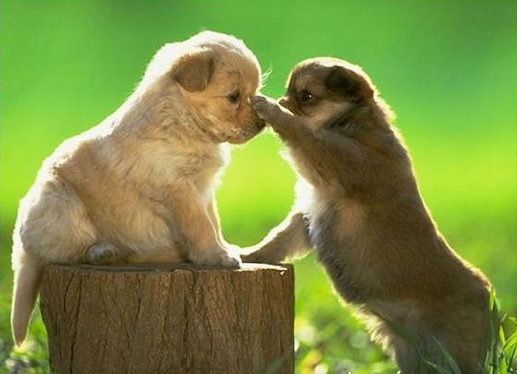
//> input picture opencv/opencv20230826/7几何变换/实现图像的仿射变换/dog.png, 517 x 374 px
$ ./test   (built with g++ and OpenCV 4)
//> lines starting //> are read from the running program, lines starting //| are printed output that depends on the picture
#include <iostream>
#include <opencv2/core.hpp>
#include <opencv2/highgui.hpp>
#include <opencv2/imgproc.hpp>

using namespace std;
using namespace cv;


//全局变量
String src_windowName = "原图像";
String warp_windowName = "仿射变换";
String warp_rotate_windowName = "仿射旋转变换";
String rotate_windowName = "图像旋转";

int main()
{
	Point2f srcTri[3];
	Point2f dstTri[3];

	Mat rot_mat(2, 3, CV_32FC1);
	Mat warp_mat(2, 3, CV_32FC1);
	Mat srcImage, warp_dstImage, warp_rotate_dstImage, rotate_dstImage;

	//加载图像
	srcImage = imread("dog.png");
//> srcImage is the input picture: 374 rows x 517 cols, CV_8UC3; mean B, G, R 66, 140.5, 122.2

	//判断文件是否加载成功
	if (srcImage.empty())
	{
		cout << "图像加载失败!" << endl;
		return -1;
	}
	else
		cout << "图像加载成功!" << endl << endl;

	//创建仿射变换目标图像与原图像尺寸类型相同
	warp_dstImage = Mat::zeros(srcImage.rows, srcImage.cols, srcImage.type());

	//设置三个点来计算仿射变换
	srcTri[0] = Point2f(0, 0);
	srcTri[1] = Point2f(srcImage.cols - 1, 0);
	srcTri[2] = Point2f(0, srcImage.rows - 1);

	dstTri[0] = Point2f(srcImage.cols * 0.0, srcImage.rows * 0.33);
	dstTri[1] = Point2f(srcImage.cols * 0.85, srcImage.rows * 0.25);
	dstTri[2] = Point2f(srcImage.cols * 0.15, srcImage.rows * 0.7);

	//计算仿射变换矩阵
	warp_mat = getAffineTransform(srcTri, dstTri);

	//对加载图形进行仿射变换操作
	warpAffine(srcImage, warp_dstImage, warp_mat, warp_dstImage.size());
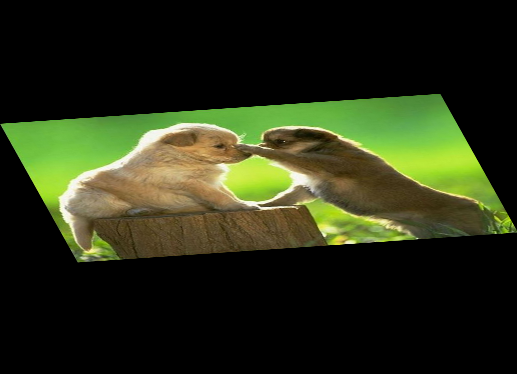
//> warp_dstImage: 374 rows x 517 cols, CV_8UC3; mean B, G, R 21.7, 46.1, 40.1

	//计算图像中点顺时针旋转50度，缩放因子为0.6的旋转矩阵
	Point center = Point(warp_dstImage.cols / 2, warp_dstImage.rows / 2);
//> center = Point(258, 187)
	double angle = -50.0;
	double scale = 0.6;

	//计算旋转矩阵
	rot_mat = getRotationMatrix2D(center, angle, scale);

	//旋转已扭曲图像
	warpAffine(warp_dstImage, warp_rotate_dstImage, rot_mat, warp_dstImage.size());
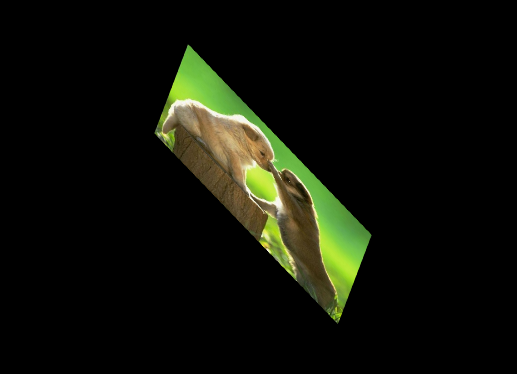
//> warp_rotate_dstImage: 374 rows x 517 cols, CV_8UC3; mean B, G, R 7.8, 16.6, 14.4

	//将原图像旋转
	warpAffine(srcImage, rotate_dstImage, rot_mat, srcImage.size());
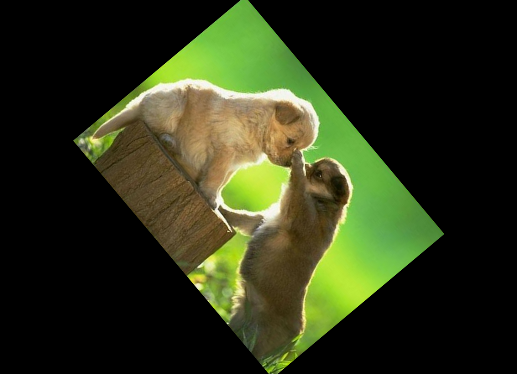
//> rotate_dstImage: 374 rows x 517 cols, CV_8UC3; mean B, G, R 23.8, 50.6, 44

	//显示变换结果
	namedWindow(src_windowName, WINDOW_AUTOSIZE);
	imshow(src_windowName, srcImage);

	namedWindow(warp_windowName, WINDOW_AUTOSIZE);
	imshow(warp_windowName, warp_dstImage);

	namedWindow(warp_rotate_windowName, WINDOW_AUTOSIZE);
	imshow(warp_rotate_windowName, warp_rotate_dstImage);

	namedWindow(rotate_windowName, WINDOW_AUTOSIZE);
	imshow(rotate_windowName, rotate_dstImage);

	waitKey(0);

	return 0;
}
